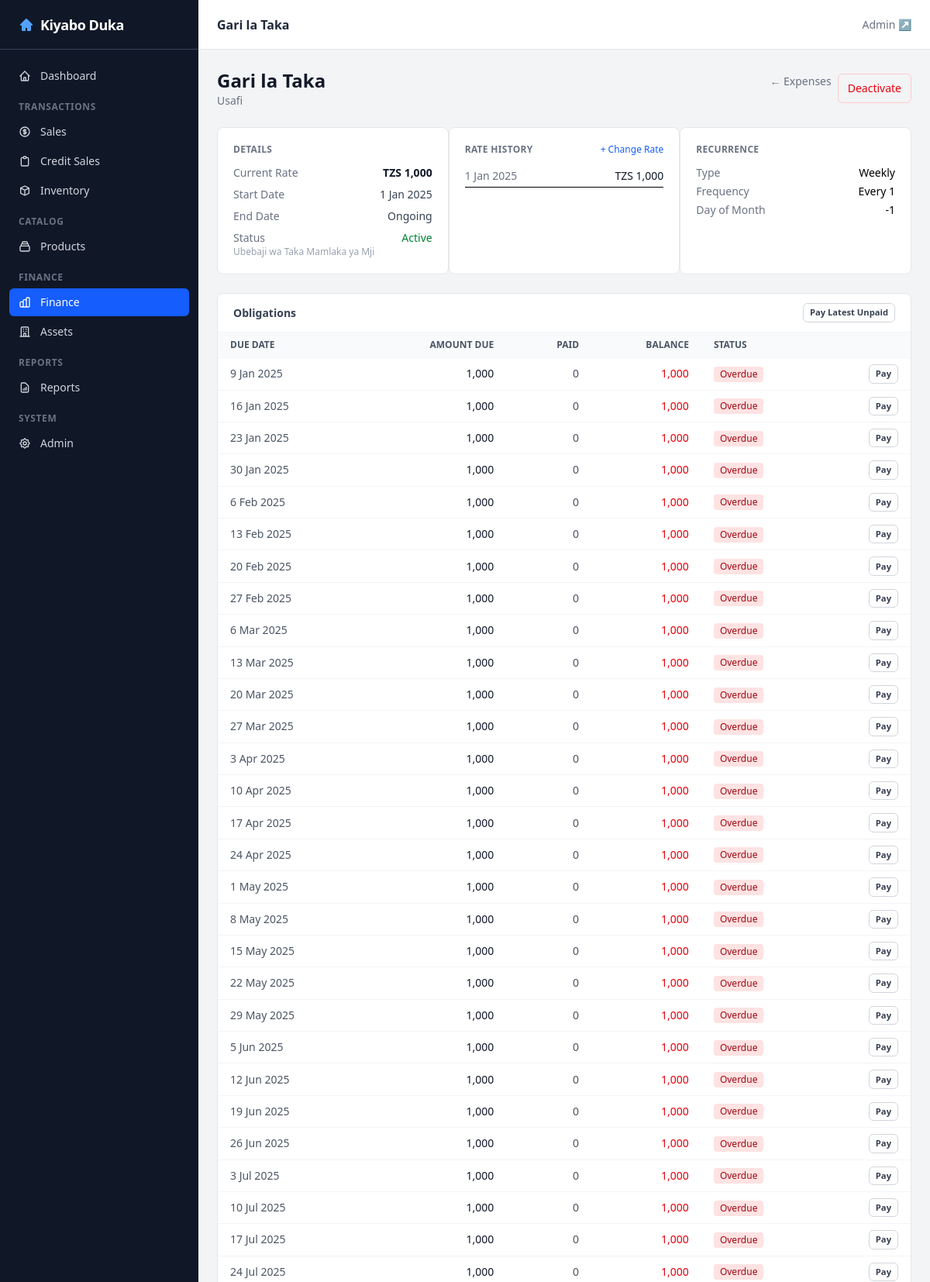
/finance/expenses/5/ (upper part), run on the app's committed database.
### finance/models.py (models this page shows, shortened)
class ExpenseItem(TimestampedModel):
    expense_type = models.ForeignKey(ExpenseType, on_delete=models.PROTECT, related_name='items')
    name = models.CharField(max_length=255)
    description = models.TextField(blank=True)
    start_date = models.DateField()
    end_date = models.DateField(null=True, blank=True)
    is_active = models.BooleanField(default=True)
    class Meta:
        ordering = ['expense_type__name', 'name']
    def current_rate(self) -> Decimal:
        rate = self.rates.filter(
            effective_from__lte=timezone.now().date()
        ).order_by('-effective_from').first()
        return rate.amount if rate else Decimal('0')

class ExpenseType(TimestampedModel):
    name = models.CharField(max_length=255, unique=True)
    class Meta:
        ordering = ['name']

class ExpenseRate(TimestampedModel):
    expense_item = models.ForeignKey(ExpenseItem, on_delete=models.CASCADE, related_name='rates')
    amount = models.DecimalField(max_digits=15, decimal_places=2, validators=[MinValueValidator(Decimal('0'))])
    effective_from = models.DateField()
    change_reason = models.TextField(blank=True)
    class Meta:
        ordering = ['-effective_from']

class RecurrencePattern(TimestampedModel):
    RECURRENCE_TYPES = [
        ('MONTHLY', 'Monthly'),
        ('WEEKLY', 'Weekly'),
        ('DAILY', 'Daily'),
        ('ONE_TIME', 'One Time'),
    ]
    expense_item = models.ForeignKey(ExpenseItem, on_delete=models.CASCADE, related_name='recurrences')
    recurrence_type = models.CharField(max_length=50, choices=RECURRENCE_TYPES)
    frequency_value = models.PositiveIntegerField(default=1)
    specific_day_of_week = models.IntegerField(null=True, blank=True)   # 1=Mon … 7=Sun; 0=last; negative=offset
    specific_day_of_month = models.IntegerField(default=-1)             # 1–31; 0=last; negative=offset from last
    start_date = models.DateField()
    end_date = models.DateField(null=True, blank=True)
    is_active = models.BooleanField(default=True)
    class Meta:
        ordering = ['expense_item__name']

class PaymentObligation(TimestampedModel):
    OBLIGATION_TYPES = [('EXPENSE', 'Expense'), ('LIABILITY', 'Liability')]
    STATUS_CHOICES = [
        ('PENDING', 'Pending'),
        ('PARTIAL', 'Partially Paid'),
        ('PAID', 'Paid'),
        ('OVERDUE', 'Overdue'),
    ]
    expense_item = models.ForeignKey(ExpenseItem, on_delete=models.SET_NULL,
                                      null=True, blank=True, related_name='obligations')
    liability_item = models.ForeignKey('LiabilityItem', on_delete=models.SET_NULL,
                                        null=True, blank=True, related_name='obligations')
    obligation_type = models.CharField(max_length=50, choices=OBLIGATION_TYPES)
    obligation_date = models.DateField()
    due_date = models.DateField()
    amount_due = models.DecimalField(max_digits=15, decimal_places=2)
    prepayment_applied = models.DecimalField(max_digits=15, decimal_places=2, default=0)
    amount_paid = models.DecimalField(max_digits=15, decimal_places=2, default=0)
    description = models.TextField(blank=True)
    class Meta:
        ordering = ['due_date']
    @property
    def balance(self):
        return self.amount_due - self.prepayment_applied - self.amount_paid
    @property
    def payment_status(self):
        if self.balance <= 0:
            return 'PAID'
        elif self.amount_paid > 0 or self.prepayment_applied > 0:
            return 'PARTIAL'
        elif self.due_date < timezone.now().date():
            return 'OVERDUE'
        return 'PENDING'

### finance/views.py (the view)
# urls.py: path('expenses/<int:pk>/', views.expense_detail, name='expense_detail'),
def expense_detail(request, pk):
    item = get_object_or_404(ExpenseItem.objects.select_related('expense_type').prefetch_related(
        'rates', 'obligations', 'payments__payment_method', 'recurrences'
    ), pk=pk)
    today = timezone.now().date()
    obligations = item.obligations.order_by('due_date')
    overdue = [o for o in obligations if o.payment_status == 'OVERDUE']
    pending = [o for o in obligations if o.payment_status in ('PENDING', 'PARTIAL')]
    paid = [o for o in obligations if o.payment_status == 'PAID']
    latest_unpaid = next((o for o in obligations.order_by('due_date') if o.balance > 0), None)
    return render(request, 'finance/expense_detail.html', {
        'item': item,
        'overdue': overdue,
        'pending': pending,
        'paid': paid,
        'latest_unpaid': latest_unpaid,
        'payments': item.payments.order_by('-payment_date')[:20],
    })

### templates/finance/expense_detail.html (shortened to what this page needs)
{% extends 'base.html' %}
{% load humanize %}
{% block page_title %}<h1 class="text-base font-semibold text-gray-800">{{ item.name }}</h1>{% endblock %}
{% block content %}
<div class="flex items-center justify-between mb-6">
    <div>
        <h1 class="text-2xl font-bold text-gray-900">{{ item.name }}</h1>
        <p class="text-sm text-gray-500">{{ item.expense_type.name }}</p>
    </div>
    <div class="flex gap-2">
        <a href="{% url 'finance:expense_list' %}" class="text-sm text-gray-500 hover:text-gray-700">&larr; Expenses</a>
        <form method="post" action="{% url 'finance:expense_toggle' item.pk %}" class="inline">
            <button type="submit" class="px-3 py-2 text-sm font-medium border rounded-md
                {% if item.is_active %}text-red-600 border-red-200 hover:bg-red-50{% else %}text-green-600 border-green-200 hover:bg-green-50{% endif %}">
                {% if item.is_active %}Deactivate{% else %}Activate{% endif %}
            </button>
        </form>
    </div>
</div>
<div class="grid grid-cols-1 lg:grid-cols-3 gap-6 mb-6">
    <div class="bg-white rounded-lg border border-gray-200 p-5">
        <h2 class="text-xs font-semibold text-gray-500 uppercase tracking-wide mb-3">Details</h2>
        <dl class="space-y-2 text-sm">
            <div class="flex justify-between"><dt class="text-gray-500">Current Rate</dt><dd class="font-semibold text-gray-900">TZS {{ item.current_rate|floatformat:0|intcomma }}</dd></div>
            <div class="flex justify-between"><dt class="text-gray-500">Start Date</dt><dd class="text-gray-700">{{ item.start_date|date:"j M Y" }}</dd></div>
            <div class="flex justify-between"><dt class="text-gray-500">End Date</dt><dd class="text-gray-700">{{ item.end_date|date:"j M Y"|default:"Ongoing" }}</dd></div>
            <div class="flex justify-between"><dt class="text-gray-500">Status</dt>
                <dd>{% if item.is_active %}<span class="text-green-700 font-medium">Active</span>{% else %}<span class="text-gray-500">Inactive</span>{% endif %}</dd>
            </div>
        </dl>
        {% if item.description %}<p class="text-xs text-gray-400 mt-3">{{ item.description }}</p>{% endif %}
    </div>
    <div class="bg-white rounded-lg border border-gray-200 p-5">
        <div class="flex items-center justify-between mb-3">
            <h2 class="text-xs font-semibold text-gray-500 uppercase tracking-wide">Rate History</h2>
            <a href="{% url 'finance:expense_rate_create' item.pk %}" class="text-xs text-blue-600 hover:text-blue-800 font-medium">+ Change Rate</a>
        </div>
        <div id="rate-rows" class="space-y-1 text-sm">
            {% for rate in item.rates.all %}
            <div class="flex justify-between py-1 border-b border-gray-50">
                <span class="text-gray-500">{{ rate.effective_from|date:"j M Y" }}</span>
                <span class="font-medium text-gray-900">TZS {{ rate.amount|floatformat:0|intcomma }}</span>
            </div>
            {% empty %}
            <p class="text-gray-400 text-xs">No rates recorded.</p>
            {% endfor %}
        </div>
    </div>
    <div class="bg-white rounded-lg border border-gray-200 p-5">
        <h2 class="text-xs font-semibold text-gray-500 uppercase tracking-wide mb-3">Recurrence</h2>
        {% for r in item.recurrences.all %}
        <div class="text-sm space-y-1">
            <div class="flex justify-between"><span class="text-gray-500">Type</span><span class="font-medium">{{ r.get_recurrence_type_display }}</span></div>
            <div class="flex justify-between"><span class="text-gray-500">Frequency</span><span>Every {{ r.frequency_value }}</span></div>
            <div class="flex justify-between"><span class="text-gray-500">Day of Month</span><span>{{ r.specific_day_of_month }}</span></div>
        </div>
        {% empty %}
        <p class="text-gray-400 text-xs">No recurrence pattern set.</p>
        {% endfor %}
    </div>
</div>
<div class="bg-white rounded-lg border border-gray-200 overflow-hidden mb-6">
    <div class="px-5 py-3 border-b border-gray-100 flex items-center justify-between">
        <h2 class="text-sm font-semibold text-gray-700">Obligations</h2>
        {% if latest_unpaid %}
        <button hx-get="{% url 'finance:obligation_pay' latest_unpaid.pk %}"
                hx-target="#obligation-row-{{ latest_unpaid.pk }}"
                hx-swap="outerHTML"
                class="nudge-btn text-blue-600 border-blue-200 hover:bg-blue-50">Pay Latest Unpaid</button>
        {% endif %}
    </div>
    <table class="min-w-full text-sm divide-y divide-gray-100">
        <thead class="bg-gray-50">
            <tr>
                <th class="px-4 py-2 text-left text-xs font-semibold text-gray-600 uppercase">Due Date</th>
                <th class="px-4 py-2 text-right text-xs font-semibold text-gray-600 uppercase">Amount Due</th>
                <th class="px-4 py-2 text-right text-xs font-semibold text-gray-600 uppercase">Paid</th>
                <th class="px-4 py-2 text-right text-xs font-semibold text-gray-600 uppercase">Balance</th>
                <th class="px-4 py-2 text-left text-xs font-semibold text-gray-600 uppercase">Status</th>
                <th class="px-4 py-2"></th>
            </tr>
        </thead>
        <tbody class="divide-y divide-gray-100">
            {% for o in overdue %}
            {% include 'finance/_obligation_row_detail.html' %}
            {% endfor %}
        </tbody>
    </table>
</div>
{% endblock %}

### templates/finance/_obligation_row_detail.html
{% load humanize %}
<tr id="obligation-row-{{ o.pk }}">
    <td class="px-4 py-2 text-gray-600">{{ o.due_date|date:"j M Y" }}</td>
    <td class="px-4 py-2 text-right tabular-nums text-gray-900">{{ o.amount_due|floatformat:0|intcomma }}</td>
    <td class="px-4 py-2 text-right tabular-nums text-gray-600">{{ o.amount_paid|floatformat:0|intcomma }}</td>
    <td class="px-4 py-2 text-right tabular-nums font-medium {% if o.balance > 0 %}text-red-600{% else %}text-green-700{% endif %}">{{ o.balance|floatformat:0|intcomma }}</td>
    <td class="px-4 py-2">
        {% if o.payment_status == 'PAID' %}
        <span class="inline-flex items-center px-2 py-0.5 rounded text-xs font-medium bg-green-100 text-green-800">Paid</span>
        {% elif o.payment_status == 'OVERDUE' %}
        <span class="inline-flex items-center px-2 py-0.5 rounded text-xs font-medium bg-red-100 text-red-800">Overdue</span>
        {% elif o.payment_status == 'PARTIAL' %}
        <span class="inline-flex items-center px-2 py-0.5 rounded text-xs font-medium bg-yellow-100 text-yellow-800">Partial</span>
        {% else %}
        <span class="inline-flex items-center px-2 py-0.5 rounded text-xs font-medium bg-gray-100 text-gray-600">Pending</span>
        {% endif %}
    </td>
    <td class="px-4 py-2 text-right">
        {% if o.balance > 0 %}
        <button hx-get="{% url 'finance:obligation_pay' o.pk %}"
                hx-target="#obligation-row-{{ o.pk }}"
                hx-swap="outerHTML"
                class="nudge-btn text-blue-600 border-blue-200 hover:bg-blue-50">Pay</button>
        {% endif %}
    </td>
</tr>

### templates/base.html (style rules this page uses)
.nudge-btn { padding: 0.2rem 0.5rem; font-size: 0.7rem; font-weight: 600; border: 1px solid #d1d5db; border-radius: 0.375rem; color: #374151; background: white; cursor: pointer; transition: background 0.15s; white-space: nowrap; }

### data on the page
ExpenseItem: name "Gari la Taka", expense_type.name "Usafi", current_rate "1,000", start_date "1 Jan 2025", end_date "Ongoing", description "Ubebaji wa Taka Mamlaka ya Mji"
ExpenseRate: effective_from "1 Jan 2025", amount "1,000"
RecurrencePattern: recurrence_type "Weekly", frequency_value "1", specific_day_of_month "-1"
PaymentObligation: due_date "9 Jan 2025", amount_due "1,000", amount_paid "0", balance "1,000", shows "Overdue"
PaymentObligation: due_date "16 Jan 2025", amount_due "1,000", amount_paid "0", balance "1,000", shows "Overdue"
PaymentObligation: due_date "23 Jan 2025", amount_due "1,000", amount_paid "0", balance "1,000", shows "Overdue"
PaymentObligation: due_date "30 Jan 2025", amount_due "1,000", amount_paid "0", balance "1,000", shows "Overdue"
PaymentObligation: due_date "6 Feb 2025", amount_due "1,000", amount_paid "0", balance "1,000", shows "Overdue"
PaymentObligation: due_date "13 Feb 2025", amount_due "1,000", amount_paid "0", balance "1,000", shows "Overdue"
PaymentObligation: due_date "20 Feb 2025", amount_due "1,000", amount_paid "0", balance "1,000", shows "Overdue"
PaymentObligation: due_date "27 Feb 2025", amount_due "1,000", amount_paid "0", balance "1,000", shows "Overdue"
PaymentObligation: due_date "6 Mar 2025", amount_due "1,000", amount_paid "0", balance "1,000", shows "Overdue"
PaymentObligation: due_date "13 Mar 2025", amount_due "1,000", amount_paid "0", balance "1,000", shows "Overdue"
PaymentObligation: due_date "20 Mar 2025", amount_due "1,000", amount_paid "0", balance "1,000", shows "Overdue"
PaymentObligation: due_date "27 Mar 2025", amount_due "1,000", amount_paid "0", balance "1,000", shows "Overdue"
PaymentObligation: due_date "3 Apr 2025", amount_due "1,000", amount_paid "0", balance "1,000", shows "Overdue"
PaymentObligation: due_date "10 Apr 2025", amount_due "1,000", amount_paid "0", balance "1,000", shows "Overdue"
PaymentObligation: due_date "17 Apr 2025", amount_due "1,000", amount_paid "0", balance "1,000", shows "Overdue"
PaymentObligation: due_date "24 Apr 2025", amount_due "1,000", amount_paid "0", balance "1,000", shows "Overdue"
PaymentObligation: due_date "1 May 2025", amount_due "1,000", amount_paid "0", balance "1,000", shows "Overdue"
PaymentObligation: due_date "8 May 2025", amount_due "1,000", amount_paid "0", balance "1,000", shows "Overdue"
PaymentObligation: due_date "15 May 2025", amount_due "1,000", amount_paid "0", balance "1,000", shows "Overdue"
PaymentObligation: due_date "22 May 2025", amount_due "1,000", amount_paid "0", balance "1,000", shows "Overdue"
PaymentObligation: due_date "29 May 2025", amount_due "1,000", amount_paid "0", balance "1,000", shows "Overdue"
PaymentObligation: due_date "5 Jun 2025", amount_due "1,000", amount_paid "0", balance "1,000", shows "Overdue"
PaymentObligation: due_date "12 Jun 2025", amount_due "1,000", amount_paid "0", balance "1,000", shows "Overdue"
PaymentObligation: due_date "19 Jun 2025", amount_due "1,000", amount_paid "0", balance "1,000", shows "Overdue"
PaymentObligation: due_date "26 Jun 2025", amount_due "1,000", amount_paid "0", balance "1,000", shows "Overdue"
PaymentObligation: due_date "3 Jul 2025", amount_due "1,000", amount_paid "0", balance "1,000", shows "Overdue"
PaymentObligation: due_date "10 Jul 2025", amount_due "1,000", amount_paid "0", balance "1,000", shows "Overdue"
PaymentObligation: due_date "17 Jul 2025", amount_due "1,000", amount_paid "0", balance "1,000", shows "Overdue"
PaymentObligation: due_date "24 Jul 2025", amount_due "1,000", amount_paid "0", balance "1,000", shows "Overdue"
